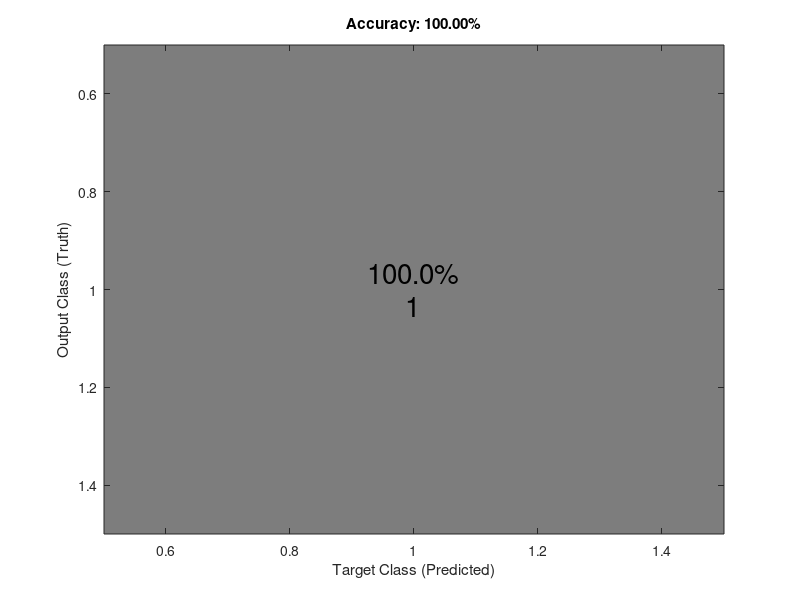

This figure's MATLAB source: (Note: this script raises an error after producing the figure.)
function plotConfMat(varargin)
%PLOTCONFMAT plots the confusion matrix with colorscale, absolute numbers
%   and precision normalized percentages
%
%   usage: 
%   PLOTCONFMAT(confmat) plots the confmat with integers 1 to n as class labels
%   PLOTCONFMAT(confmat, labels) plots the confmat with the specified labels
%
%   Vahe Tshitoyan
%   20/08/2017
%
%   Arguments
%   confmat:            a square confusion matrix
%   labels (optional):  vector of class labels

% number of arguments
switch (nargin)
    case 0
       confmat = 1;
       labels = {'1'};
    case 1
       confmat = varargin{1};
       labels = 1:size(confmat, 1);
    otherwise
       confmat = varargin{1};
       labels = varargin{2};
end

confmat(isnan(confmat))=0; % in case there are NaN elements
numlabels = size(confmat, 1); % number of labels

% calculate the percentage accuracies
confpercent = 100*confmat./repmat(sum(confmat, 1),numlabels,1);

% plotting the colors
imagesc(confpercent);
title(sprintf('Accuracy: %.2f%%', 100*trace(confmat)/sum(confmat(:))));
ylabel('Output Class (Truth)'); xlabel('Target Class (Predicted)');

% set the colormap
colormap(flipud(gray));

% Create strings from the matrix values and remove spaces
textStrings = num2str([confpercent(:), confmat(:)], '%.1f%%\n%d\n');
textStrings = strtrim(cellstr(textStrings));

% Create x and y coordinates for the strings and plot them
[x,y] = meshgrid(1:numlabels);
hStrings = text(x(:),y(:),textStrings(:), ...
    'HorizontalAlignment','center','fontsize',20);

% Get the middle value of the color range
midValue = mean(get(gca,'CLim'));

% Choose white or black for the text color of the strings so
% they can be easily seen over the background color
textColors = repmat(confpercent(:) > midValue,1,3);
set(hStrings,{'Color'},num2cell(textColors,2));

% Setting the axis labels
set(gca,'XTick',1:numlabels,...
    'XTickLabel',labels,...
    'YTick',1:numlabels,...
    'YTickLabel',labels,...
    'TickLength',[0 0]);
a1 = get(gca,'XTickLabel');
set(gca,'XTickLabel',a1,'fontsize',20)

end